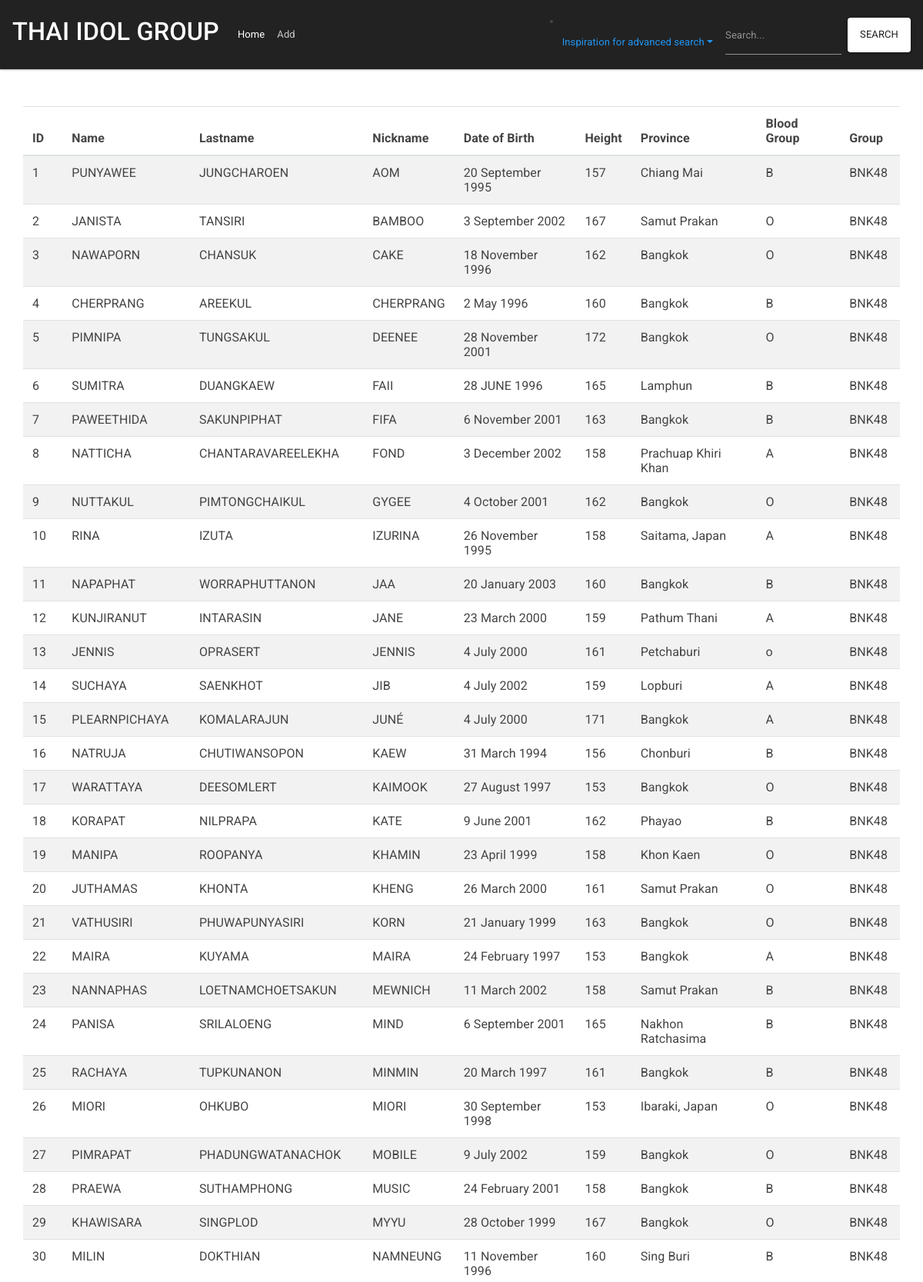
The page / (upper part) on the database its author committed.
### tables this page shows
CREATE TABLE `idol_table` (
  `id` INT(11) NOT NULL AUTO_INCREMENT,
  `name` VARCHAR(255) NOT NULL DEFAULT '',
  `lastname` VARCHAR(255) NOT NULL DEFAULT '',
  `nickname` VARCHAR(255) NOT NULL DEFAULT '',
  `dob` VARCHAR(255) NOT NULL DEFAULT '',
  `height` INT(5) NOT NULL DEFAULT '0',
  `province` VARCHAR(255) NOT NULL DEFAULT '',
  `blood_group` VARCHAR(255) NOT NULL DEFAULT '',
  `group_name` VARCHAR(255) NOT NULL DEFAULT '',
  PRIMARY KEY (`ID`)
);

### search.php (called while the page is built, shortened)
<?php
if (isset($_GET['search'])) {
    $isfirst = true;
    $search = $_GET['search'];
    $sql = "SELECT * FROM idol_table WHERE ";
    if (isset($_GET['name'])) {
        $sql .= getLikeQuery('name', $isfirst);
        $isfirst = false;
    }
    if (isset($_GET['lastname'])) {
        $sql .= getLikeQuery('lastname', $isfirst);
        $isfirst = false;
    }
    if (isset($_GET['nickname'])) {
        $sql .= getLikeQuery('nickname', $isfirst);
        $isfirst = false;
    }
    if (isset($_GET['dob'])) {
        $sql .= getLikeQuery('dob', $isfirst);
        $isfirst = false;
    }
    if (isset($_GET['height'])) {
        $sql .= getLikeQuery('height', $isfirst);
        $isfirst = false;
    }
    if (isset($_GET['province'])) {
        $sql .= getLikeQuery('province', $isfirst);
        $isfirst = false;
    }
    if (isset($_GET['blood_group'])) {
        $sql .= getLikeQuery('blood_group', $isfirst);
        $isfirst = false;
    }
    if (isset($_GET['group_name'])) {
        $sql .= getLikeQuery('group_name', $isfirst);
        $isfirst = false;
    }
    if ($isfirst) {
        $sql .= "name LIKE :search
            OR lastname LIKE :search
            OR nickname LIKE :search
            OR dob LIKE :search
            OR height LIKE :search
            OR province LIKE :search
            OR blood_group LIKE :search
            OR group_name LIKE :search";
    }
    $query = $conn->prepare($sql);
    $query->bindValue(':search', '%'.$search.'%');
} else {
    $query = $conn->prepare('SELECT * FROM idol_table');
}
$query->execute();
$result = $query->fetchAll(PDO::FETCH_OBJ);

### index.php (the view, shortened to what this page needs)
<?php
    include 'database.php';
    include 'search.php';
?>
<html lang="en">
<head>
    <link rel="stylesheet" href="https://maxcdn.bootstrapcdn.com/bootstrap/4.0.0/css/bootstrap.min.css">
    <link rel="stylesheet" href="https://stackpath.bootstrapcdn.com/bootswatch/4.3.1/materia/bootstrap.min.css">
</head>
<body>
    <nav class="navbar navbar-expand-lg navbar-dark bg-dark">
    <a class="navbar-brand" href="#"> <h1>THAI IDOL GROUP</h1></a>
    <div class="collapse navbar-collapse" id="navbarColor02">
        <ul class="navbar-nav mr-auto">
        <li class="nav-item active">
            <a class="nav-link" href="#">Home <span class="sr-only">(current)</span></a>
        </li>
        <li class="nav-item">
            <a class="nav-link" href="./otherpage.php">Add</a>
        </li>
        </ul>
        <form action="" method='get' class="my-2 my-lg-0">
            <div class="form-inline">
                <li class="nav-item dropdown">
                    <a class="nav-link dropdown-toggle" data-toggle="dropdown" href="#" role="button" aria-haspopup="true" aria-expanded="false">Inspiration for advanced search</a>
                </li>
                <input type="text" name='search' id="search" placeholder="Search..." class="form-control mr-sm-2">
                <button type="submit" class="btn btn-secondary my-2 my-sm-0" id="searchBtn" name='button'>search</button>
            </div>
        </form>
    </div>
    </nav>
    <div class="container mt-5">
        <div class="row">
            <table class="table table-striped table-hover">
                <thead>
                    <th>ID</th>
                    <th>Name</th>
                    <th>Lastname</th>
                    <th>Nickname</th>
                    <th>Date of Birth</th>
                    <th>Height</th>
                    <th>Province</th>
                    <th>Blood Group</th>
                    <th>Group</th>
                </thead>
                <tbody id="table">
                <?php
                    foreach ($result as $column)
                    {
                        ?>
                        <tr>
                            <td><?= $column->id ?></td>
                            <td><?= $column->name ?></td>
                            <td><?= $column->lastname ?></td>
                            <td><?= $column->nickname ?></td>
                            <td><?= $column->dob ?></td>
                            <td><?= $column->height ?></td>
                            <td><?= $column->province ?></td>
                            <td><?= $column->blood_group ?></td>
                            <td><?= $column->group_name ?></td>
                        </tr>
                        <?php
                    }
                ?>
                </tbody>
            </table>
        </div>
    </div>
</body>
</html>

### rows shown on the page
idol_table: id "1", name "PUNYAWEE", lastname "JUNGCHAROEN", nickname "AOM", dob "20 September 1995", height "157", province "Chiang Mai", blood_group "B", group_name "BNK48"
idol_table: id "2", name "JANISTA", lastname "TANSIRI", nickname "BAMBOO", dob "3 September 2002", height "167", province "Samut Prakan", blood_group "O", group_name "BNK48"
idol_table: id "3", name "NAWAPORN", lastname "CHANSUK", nickname "CAKE", dob "18 November 1996", height "162", province "Bangkok", blood_group "O", group_name "BNK48"
idol_table: id "4", name "CHERPRANG", lastname "AREEKUL", nickname "CHERPRANG", dob "2 May 1996", height "160", province "Bangkok", blood_group "B", group_name "BNK48"
idol_table: id "5", name "PIMNIPA", lastname "TUNGSAKUL", nickname "DEENEE", dob "28 November 2001", height "172", province "Bangkok", blood_group "O", group_name "BNK48"
idol_table: id "6", name "SUMITRA", lastname "DUANGKAEW", nickname "FAII", dob "28 JUNE 1996", height "165", province "Lamphun", blood_group "B", group_name "BNK48"
idol_table: id "7", name "PAWEETHIDA", lastname "SAKUNPIPHAT", nickname "FIFA", dob "6 November 2001", height "163", province "Bangkok", blood_group "B", group_name "BNK48"
idol_table: id "8", name "NATTICHA", lastname "CHANTARAVAREELEKHA", nickname "FOND", dob "3 December 2002", height "158", province "Prachuap Khiri Khan", blood_group "A", group_name "BNK48"
idol_table: id "9", name "NUTTAKUL", lastname "PIMTONGCHAIKUL", nickname "GYGEE", dob "4 October 2001", height "162", province "Bangkok", blood_group "O", group_name "BNK48"
idol_table: id "10", name "RINA", lastname "IZUTA", nickname "IZURINA", dob "26 November 1995", height "158", province "Saitama, Japan", blood_group "A", group_name "BNK48"
idol_table: id "11", name "NAPAPHAT", lastname "WORRAPHUTTANON", nickname "JAA", dob "20 January 2003", height "160", province "Bangkok", blood_group "B", group_name "BNK48"
idol_table: id "12", name "KUNJIRANUT", lastname "INTARASIN", nickname "JANE", dob "23 March 2000", height "159", province "Pathum Thani", blood_group "A", group_name "BNK48"
idol_table: id "13", name "JENNIS", lastname "OPRASERT", nickname "JENNIS", dob "4 July 2000", height "161", province "Petchaburi", blood_group "o", group_name "BNK48"
idol_table: id "14", name "SUCHAYA", lastname "SAENKHOT", nickname "JIB", dob "4 July 2002", height "159", province "Lopburi", blood_group "A", group_name "BNK48"
idol_table: id "15", name "PLEARNPICHAYA", lastname "KOMALARAJUN", nickname "JUNÉ", dob "4 July 2000", height "171", province "Bangkok", blood_group "A", group_name "BNK48"
idol_table: id "16", name "NATRUJA", lastname "CHUTIWANSOPON", nickname "KAEW", dob "31 March 1994", height "156", province "Chonburi", blood_group "B", group_name "BNK48"
idol_table: id "17", name "WARATTAYA", lastname "DEESOMLERT", nickname "KAIMOOK", dob "27 August 1997", height "153", province "Bangkok", blood_group "O", group_name "BNK48"
idol_table: id "18", name "KORAPAT", lastname "NILPRAPA", nickname "KATE", dob "9 June 2001", height "162", province "Phayao", blood_group "B", group_name "BNK48"
idol_table: id "19", name "MANIPA", lastname "ROOPANYA", nickname "KHAMIN", dob "23 April 1999", height "158", province "Khon Kaen", blood_group "O", group_name "BNK48"
idol_table: id "20", name "JUTHAMAS", lastname "KHONTA", nickname "KHENG", dob "26 March 2000", height "161", province "Samut Prakan", blood_group "O", group_name "BNK48"
idol_table: id "21", name "VATHUSIRI", lastname "PHUWAPUNYASIRI", nickname "KORN", dob "21 January 1999", height "163", province "Bangkok", blood_group "O", group_name "BNK48"
idol_table: id "22", name "MAIRA", lastname "KUYAMA", nickname "MAIRA", dob "24 February 1997", height "153", province "Bangkok", blood_group "A", group_name "BNK48"
idol_table: id "23", name "NANNAPHAS", lastname "LOETNAMCHOETSAKUN", nickname "MEWNICH", dob "11 March 2002", height "158", province "Samut Prakan", blood_group "B", group_name "BNK48"
idol_table: id "24", name "PANISA", lastname "SRILALOENG", nickname "MIND", dob "6 September 2001", height "165", province "Nakhon Ratchasima", blood_group "B", group_name "BNK48"
idol_table: id "25", name "RACHAYA", lastname "TUPKUNANON", nickname "MINMIN", dob "20 March 1997", height "161", province "Bangkok", blood_group "B", group_name "BNK48"
idol_table: id "26", name "MIORI", lastname "OHKUBO", nickname "MIORI", dob "30 September 1998", height "153", province "Ibaraki, Japan", blood_group "O", group_name "BNK48"
idol_table: id "27", name "PIMRAPAT", lastname "PHADUNGWATANACHOK", nickname "MOBILE", dob "9 July 2002", height "159", province "Bangkok", blood_group "O", group_name "BNK48"
idol_table: id "28", name "PRAEWA", lastname "SUTHAMPHONG", nickname "MUSIC", dob "24 February 2001", height "158", province "Bangkok", blood_group "B", group_name "BNK48"
idol_table: id "29", name "KHAWISARA", lastname "SINGPLOD", nickname "MYYU", dob "28 October 1999", height "167", province "Bangkok", blood_group "O", group_name "BNK48"
idol_table: id "30", name "MILIN", lastname "DOKTHIAN", nickname "NAMNEUNG", dob "11 November 1996", height "160", province "Sing Buri", blood_group "B", group_name "BNK48"
